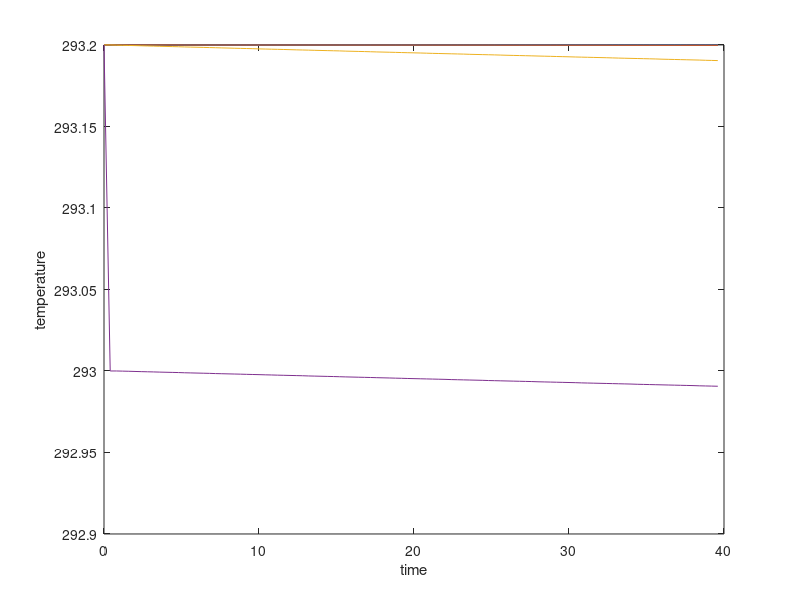
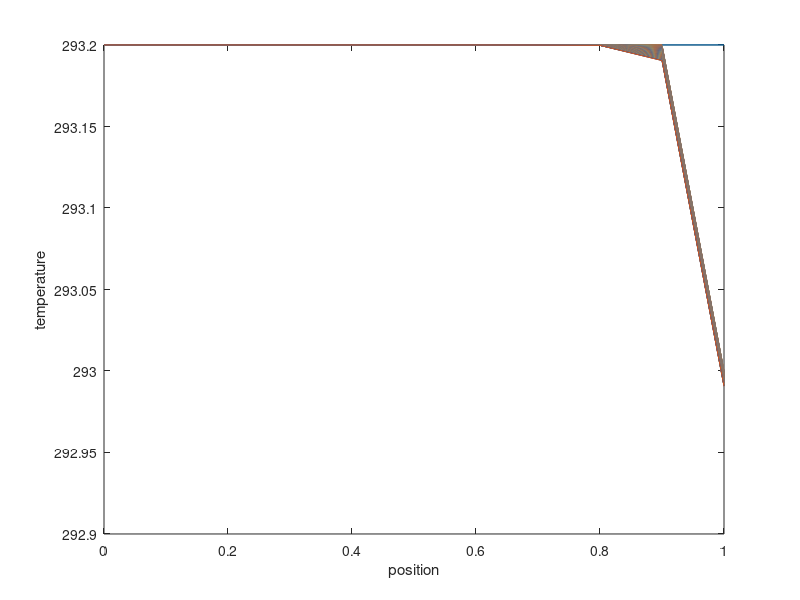
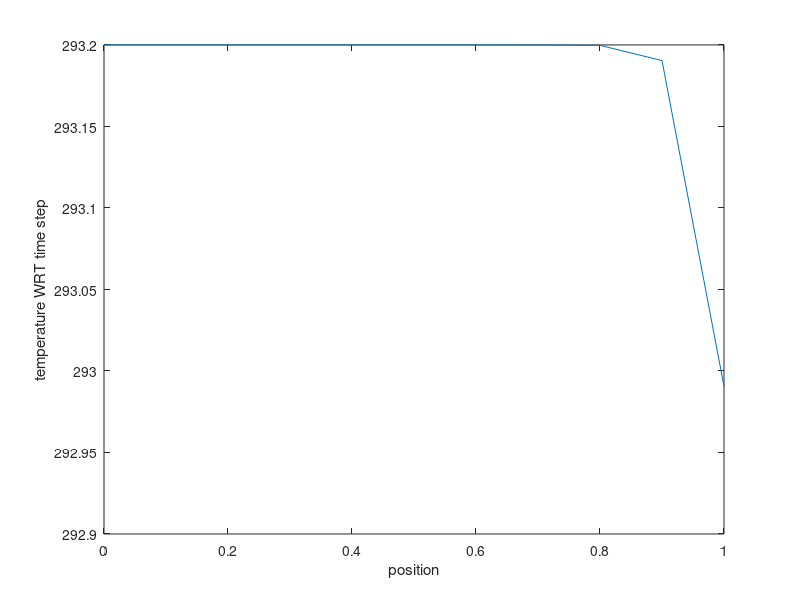

The MATLAB source for these figures, in order:
%20BME091
%Manit Shah
%1D unsteady heat conduction problem
clc
clear all;
%input

L=1;                          % wall length(m)
lambda=5.0;                           % conductivity(W/m-K)
rho=2000;                        % density(kg/m^3)
cp=200;                          % specific heat capacity(J/kg-K)
T_ini=293.2;                      % initial temperature(K)
t_fin=273.2;                      %final temperature
alpha=500;                        % heat transfer coefficient(K)

% Setup time steps
M=100;                            % number of time steps
t=40;
DELTA_t=t/(M);                 % time step duration(s)
for j=1:M
    time(j)=(j-1)*DELTA_t;
end

%Setup nodes
N=10;                              % number of nodes
DELTA_x=L/(N);                   % distance between adjacent nodes
x=0:DELTA_x:L;                   % position of each node
%criteria
DELTA_t_crit_N = DELTA_x*rho*cp/(2*(lambda/DELTA_x+alpha));
if DELTA_t > DELTA_t_crit_N
    disp(' ')
    disp('Time step exeeds the limit');
    return
end

%Initial wall temperatures T(i,1)
for i=1:N+1
   T(i,1)=T_ini;
end
% Step trough time
for j=1:(M-1)
    % Heat flux condition(q=n*(-k*dT/dx))[W/m^2]
    T(1,j+1)=T(1,j)+2*lambda*(T(2,j)-T(1,j))*DELTA_t/(rho*cp*DELTA_x^2);
      for i=2:(N)
           T(i,j+1)=T(i,j)+lambda*(T(i-1,j)+T(i+1,j)-2*T(i,j))*DELTA_t/(rho*cp*DELTA_x^2);
      end
      % Heat flux condition(q=n*(-k*dT/dx))[W/m^2] + heat transfer coefficient(hout*(Tfin-T))[W/(m^2*K]
      T(N+1,j+1)=T(N,j)+(2*lambda*(T(N-1,j)-T(N,j))/(rho*cp*DELTA_x^2)+2*alpha*(t_fin-T(N,j))/(rho*cp*DELTA_x))*DELTA_t;
end
%plot
plot(time,T)
xlabel 'time'
ylabel 'temperature'

figure
plot(x,T)
xlabel 'position';
ylabel 'temperature'

figure
g=T(:,M);
plot(x,g)
xlabel 'position'
ylabel 'temperature WRT time step'
